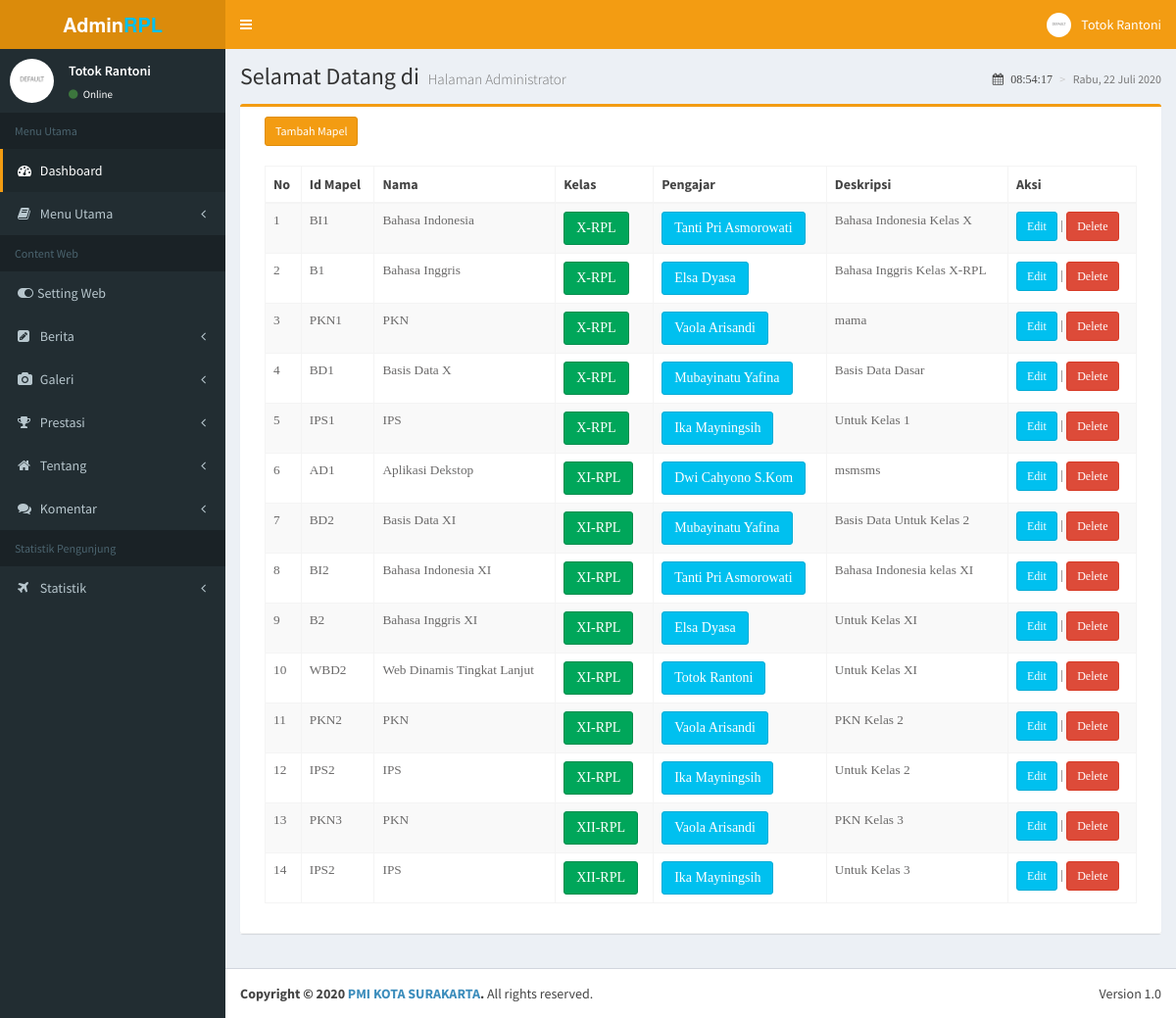
Screenshot of /admin/media_admin.php?module=matapelajaran (signed in) with the database file from the repository.
### tables this page shows
CREATE TABLE IF NOT EXISTS `mata_pelajaran` (
`id` int(5) NOT NULL,
  `id_matapelajaran` varchar(10) NOT NULL,
  `nama` varchar(100) NOT NULL,
  `id_kelas` varchar(5) NOT NULL,
  `id_pengajar` int(9) NOT NULL,
  `deskripsi` text NOT NULL
);

CREATE TABLE IF NOT EXISTS `kelas` (
`id` int(5) NOT NULL,
  `id_kelas` varchar(5) NOT NULL,
  `nama` varchar(100) NOT NULL,
  `id_pengajar` int(9) NOT NULL,
  `id_siswa` int(9) NOT NULL
);

CREATE TABLE IF NOT EXISTS `pengajar` (
`id_pengajar` int(9) NOT NULL,
  `nip` char(12) NOT NULL,
  `nama_lengkap` varchar(100) NOT NULL,
  `username_login` varchar(100) NOT NULL,
  `password_login` varchar(100) NOT NULL,
  `level` varchar(50) NOT NULL DEFAULT 'pengajar',
  `alamat` text NOT NULL,
  `tempat_lahir` varchar(100) NOT NULL,
  `tgl_lahir` date NOT NULL,
  `jenis_kelamin` enum('L','P') NOT NULL,
  `agama` varchar(20) NOT NULL,
  `no_telp` varchar(20) NOT NULL,
  `email` varchar(50) DEFAULT NULL,
  `foto` varchar(100) NOT NULL,
  `website` varchar(100) DEFAULT NULL,
  `jabatan` varchar(200) NOT NULL,
  `blokir` enum('Y','N') NOT NULL DEFAULT 'N',
  `id_session` varchar(100) NOT NULL
);

### admin/modul/mod_matapelajaran/matapelajaran.php (the view, shortened to what this page needs)
<?php
 if (empty($_SESSION['username']) AND empty($_SESSION['passuser']) AND empty($_SESSION['leveluser'])){
  echo "<link href=../css/style.css rel=stylesheet type=text/css>";
  echo "<div class='error msg'>Untuk mengakses Modul anda harus login.</div>";
}
else{
$aksi="modul/mod_matapelajaran/aksi_matapelajaran.php";
switch($_GET[act]){
  default:
    if ($_SESSION[leveluser]=='admin'){
      $tampil_pelajaran = mysql_query("SELECT * FROM mata_pelajaran ORDER BY id_kelas");
      echo "<div class='box box-warning'>
        <div class='box-header with-border'>
          <div class='col-md-12 col-xs-12'>
          <button class='btn btn-warning btn-sm' data-toggle='modal' data-target='#modalEdit'>
                        Tambah Mapel
                    </button>";
          echo "<br><br><table id='example1' class='table table-bordered table-striped'>
          <thead>
          <tr><th>No</th><th>Id Mapel</th><th>Nama</th><th>Kelas</th><th>Pengajar</th><th>Deskripsi</th><th>Aksi</th></tr></thead>";
    $no=1;
    while ($r=mysql_fetch_array($tampil_pelajaran)){
       echo "<tr><td>$no</td>
             <td>$r[id_matapelajaran]</td>
             <td>$r[nama]</td>";
             $kelas = mysql_query("SELECT * FROM kelas WHERE id_kelas = '$r[id_kelas]'");
             $cek = mysql_num_rows($kelas);
             if(!empty($cek)){
             while($k=mysql_fetch_array($kelas)){
                 echo "<td><a href=?module=kelas&act=detailkelas&id=$r[id_kelas] title='Detail Kelas' class='btn btn-success'>$k[nama]</td>";
             }
             }else{
                 echo"<td></td>";
             }
             $pengajar = mysql_query("SELECT * FROM pengajar WHERE id_pengajar = '$r[id_pengajar]'");
             $cek_pengajar = mysql_num_rows($pengajar);
             if(!empty($cek_pengajar)){
             while($p=mysql_fetch_array($pengajar)){
             echo "<td><a href=?module=admin&act=detailpengajar&id=$r[id_pengajar] title='Detail Pengajar' class='btn btn-info'>$p[nama_lengkap]</a></td>";
             }
             }else{
                 echo"<td></td>";
             }
             echo "<td>$r[deskripsi]</td>
             <td><a href='?module=matapelajaran&act=editmatapelajaran&id=$r[id]' class='btn btn-info btn-sm btn-icon icon-left' title='Edit'><i class='entypo-pencil'></i>
              Edit</a> |
                 <a href=javascript:confirmdelete('$aksi?module=matapelajaran&act=hapus&id=$r[id]') class='btn btn-danger btn-sm btn-icon icon-left'
              title='Hapus'> <i class='entypo-cancel'></i>
              Delete</a></td></tr>";
      $no++;
    }
    echo "</table></div></div></div>
    <div class='modal fade' id='modalEdit'>
              <div class='modal-dialog'>
                <div class='modal-content'>
                  <div class='modal-header'>
                    <button type='button' class='close' data-dismiss='modal' aria-label='Close'><span aria-hidden='true'>×</span></button>
                    <h4 class='modal-title'>Tambah Mata Pelajaran</h4>
                  </div>
                  <div class='modal-body'>
                   <form class='form-horizontal' role='for' style='width:80%'' method='post' action='$aksi?module=matapelajaran&act=input_matapelajaran'>
                      <div class='form-group'>
                        <label class='control-label col-sm-2' for='IP'>ID Mata Pelajaran</label>
                        <div class='col-sm-10'>
                        <div class='input-group'>
                          <div class='input-group-addon'>
                            <i class='fa fa-laptop'></i>
                          </div>
 <input type=text name='id_matapelajaran' class='form-control' id='field-1' required='required' placeholder='Placeholder' size=10>
                        </div>
                        </div>
                      </div>
                      <div class='form-group'>
                        <label class='control-label col-sm-2' for='IP'>Nama </label>
                        <div class='col-sm-10'>
                        <div class='input-group'>
                          <div class='input-group-addon'>
                            <i class='fa fa-laptop'></i>
                          </div>
 <input type=text name='nama'class='form-control' id='field-1' required='required' placeholder='Placeholder' size=30>
                        </div>
                        </div>
                      </div>
                       <div class='form-group'>
                        <label class='control-label col-sm-2' for='IP'>Kelas</label>
                        <div class='col-sm-10'>
                        <div class='input-group'>
                          <div class='input-group-addon'>
                            <i class='fa fa-laptop'></i>
                          </div>
                           <select name='id_kelas' class='form-control'>
                                                  <option value=0 selected>--pilih--</option>";
                                                  $tampil=mysql_query("SELECT * FROM kelas ORDER BY nama");
                                                  while($r=mysql_fetch_array($tampil)){
                                                  echo "<option value=$r[id_kelas]>$r[nama]</option>";
                                                  }echo "</select>
                        </div>
                        </div>
                      </div>
                      <div class='form-group'>
                        <label class='control-label col-sm-2' for='IP'>Pengajar</label>
                        <div class='col-sm-10'>
                        <div class='input-group'>
                          <div class='input-group-addon'>
                            <i class='fa fa-laptop'></i>
                          </div>
 <select name='id_pengajar' class='form-control'>
                                                  <option value=0 selected>--pilih--</option>";
                                                  $tampil_pengajar=mysql_query("SELECT * FROM pengajar ORDER BY nama_lengkap");
                                                  while($p=mysql_fetch_array($tampil_pengajar)){
                                                  echo "<option value=$p[id_pengajar]>$p[nama_lengkap]</option>";
                                                  }echo "</select>
                        </div>
                        </div>
                      </div>
                      <div class='form-group'>
                        <label class='control-label col-sm-2' for='IP'>Deskripsi</label>
                        <div class='col-sm-10'>
                        <div class='input-group'>
        <div class='input-group-addon'>
                            <i class='fa fa-laptop'></i>
                          </div>
<textarea name='deskripsi'  class='form-control' required='required' placeholder='Placeholder' ></textarea>
                        </div>
                      </div>
                  </div>
                  <div class='modal-footer'>
                    <button type='button' class='btn btn-danger pull-left' data-dismiss='modal'>Close</button>
                    <button type='submit' class='btn btn-primary'>Save changes</button>
                    </form>
                  </div>
                </div>
              </div>
            </div>
    ";
    }
    break;
}
}
?>

### rows the page displays
mata_pelajaran: id_matapelajaran "BI1", nama "Bahasa Indonesia", deskripsi "Bahasa Indonesia Kelas X"
kelas: nama "X-RPL"
pengajar: nama_lengkap "Tanti Pri Asmorowati"
mata_pelajaran: id_matapelajaran "B1", nama "Bahasa Inggris", deskripsi "Bahasa Inggris Kelas X-RPL"
pengajar: nama_lengkap "Elsa Dyasa"
mata_pelajaran: id_matapelajaran "PKN1", nama "PKN", deskripsi "mama"
pengajar: nama_lengkap "Vaola Arisandi"
mata_pelajaran: id_matapelajaran "BD1", nama "Basis Data X", deskripsi "Basis Data Dasar"
pengajar: nama_lengkap "Mubayinatu Yafina"
mata_pelajaran: id_matapelajaran "IPS1", nama "IPS", deskripsi "Untuk Kelas 1"
pengajar: nama_lengkap "Ika Mayningsih"
mata_pelajaran: id_matapelajaran "AD1", nama "Aplikasi Dekstop", deskripsi "msmsms"
kelas: nama "XI-RPL"
pengajar: nama_lengkap "Dwi Cahyono S.Kom"
mata_pelajaran: id_matapelajaran "BD2", nama "Basis Data XI", deskripsi "Basis Data Untuk Kelas 2"
mata_pelajaran: id_matapelajaran "BI2", nama "Bahasa Indonesia XI", deskripsi "Bahasa Indonesia kelas XI"
mata_pelajaran: id_matapelajaran "B2", nama "Bahasa Inggris XI", deskripsi "Untuk Kelas XI"
mata_pelajaran: id_matapelajaran "WBD2", nama "Web Dinamis Tingkat Lanjut", deskripsi "Untuk Kelas XI"
pengajar: nama_lengkap "Totok Rantoni"
mata_pelajaran: id_matapelajaran "PKN2", nama "PKN", deskripsi "PKN Kelas 2"
mata_pelajaran: id_matapelajaran "IPS2", nama "IPS", deskripsi "Untuk Kelas 2"
mata_pelajaran: id_matapelajaran "PKN3", nama "PKN", deskripsi "PKN Kelas 3"
kelas: nama "XII-RPL"
mata_pelajaran: id_matapelajaran "IPS2", nama "IPS", deskripsi "Untuk Kelas 3"

### other values shown
$_SESSION[namalengkap] "Totok Rantoni"
$tanggal "22"
